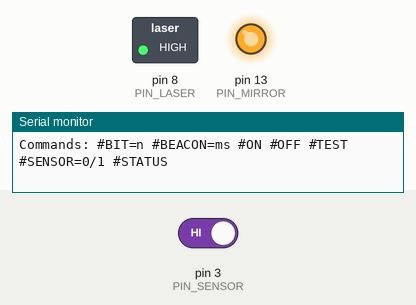
Simulated run of this sketch. Board: Arduino Uno, built with avr-gcc and run on an emulated ATmega328P. Parts: switched loads named in the sketch (green lamp = pin HIGH), output pins drawn as LEDs (lit = HIGH), the last lines printed to the serial monitor. The test bench sets the inputs (shaded band); at power-on: pin 3 (PIN_SENSOR) HIGH.

Above: at 1.4 s.
1.5 s: pin 3 (PIN_SENSOR) driven LOW
At 6.3 s:
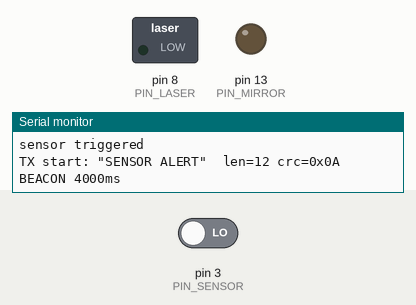
Timing chart, 0 to 10.5 s (numbered marks = the images above; inputs shaded):
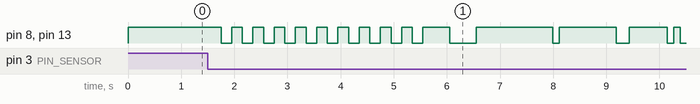

The sketch:

LaserLink_TX_Uno.ino
```cpp
/*
  LaserLink - Uno transmitter
  IoT-Based Product Design, AIDC. Phase-0 prototype.

  Flashes text messages through a KY-008 laser module. The receiver is a
  camera running LaserLink_Receiver (the web app's Receive page), so the bit
  rate is deliberately slow: a phone camera only samples about 30 times a
  second.

  Wiring
    Laser S      -> D8          (middle pin of the KY-008 stays unconnected)
    Laser -      -> GND rail
    MH slot D0   -> D3          (A0 unconnected)
    MH VCC/GND   -> 5V / GND rails
    NodeMCU D5   -> D10         (NodeMCU talks to us; shared ground required)
    Do NOT wire D11 to the NodeMCU and do NOT feed it 5 V - it is a 3.3 V part.

  Serial: 9600 baud, line ending "Newline".
    #BIT=n      set bit time, 50..300 ms          (default 120)
    #BEACON=ms  aim-the-camera blink, 0..15000 ms (default 4000)
    #ON         laser on, idle state
    #OFF        laser off
    #TEST       send "HELLO IOT"
    #SENSOR=1   enable the slot sensor alert      (#SENSOR=0 disables)
    #STATUS     print current settings
    anything else: sent over the laser, up to 60 characters

  Light protocol - must match lib/protocol.ts in the web app.
    idle            laser ON
    byte            start bit OFF, 8 data bits LSB first (ON = 1), stop bit ON
    frame           0xFF 0x7E LEN payload CRC8(LEN+payload), poly 0x07 init 0
    before a frame  ON 500 ms, OFF 500 ms, ON max(1000 ms, 12 bit times)

  SAFETY: Class 3R laser. Beam at table height, onto white paper only.
  Never at eyes, mirrors, screens or metal. Use #OFF when idle.
*/

#include <SoftwareSerial.h>

// ---------------------------------------------------------------- pins
const uint8_t PIN_LASER  = 8;
const uint8_t PIN_SENSOR = 3;
const uint8_t PIN_MIRROR = LED_BUILTIN;   // on-board LED copies the beam
const uint8_t PIN_NODE_RX = 10;           // from NodeMCU D5
const uint8_t PIN_NODE_TX = 11;           // NOT CONNECTED - 5 V would damage the NodeMCU

// ------------------------------------------------------------ protocol
const uint8_t  SOF0 = 0xFF;
const uint8_t  SOF1 = 0x7E;
const uint8_t  MAX_PAYLOAD = 60;
const uint16_t PREAMBLE_ON_MS  = 500;
const uint16_t PREAMBLE_OFF_MS = 500;

/*
  Beacon: a slow, obvious blink sent before the preamble of every message.

  It gives whoever is holding the phone a few seconds to aim at the spot, and
  it is what makes the receiver's automatic dot detection reliable - the
  receiver looks for the part of the picture that is blinking, and nothing
  else in a room blinks at 2.5 Hz. Each blink is far shorter than the
  preamble guard, so the decoder can never mistake it for a frame start.
*/
const uint16_t BEACON_BLINK_MS = 200;
const uint16_t MAX_BEACON_MS   = 15000;

// ------------------------------------------------------------- sensor
// CHANGE THIS LINE if the alert fires when you REMOVE the card instead of
// when you insert it: swap LOW for HIGH.
const uint8_t SENSOR_ACTIVE_STATE = LOW;

const unsigned long SENSOR_COOLDOWN_MS = 15000UL;
const unsigned long SENSOR_DEBOUNCE_MS = 40UL;

// --------------------------------------------------------------- state
SoftwareSerial nodeSerial(PIN_NODE_RX, PIN_NODE_TX);

uint16_t bitMs = 120;
uint16_t beaconMs = 4000;
bool laserIdleOn = true;
bool sensorEnabled = true;

uint8_t  sensorStable = HIGH;
uint8_t  sensorLastRead = HIGH;
unsigned long sensorChangedAt = 0;
unsigned long sensorLastFire = 0;

String usbLine;
String nodeLine;

// ------------------------------------------------------------- helpers
void laserWrite(bool on) {
  digitalWrite(PIN_LASER, on ? HIGH : LOW);
  digitalWrite(PIN_MIRROR, on ? HIGH : LOW);
}

// Hold a light level for ms milliseconds. millis() based rather than
// delay() so that a SoftwareSerial byte arriving mid-frame cannot stretch
// the bit: the loop simply catches up.
void hold(bool level, unsigned long ms) {
  laserWrite(level);
  unsigned long start = millis();
  while (millis() - start < ms) {
    // nothing - SoftwareSerial keeps buffering in the background
  }
}

uint8_t crc8(const uint8_t *data, uint8_t len) {
  uint8_t crc = 0;
  for (uint8_t i = 0; i < len; i++) {
    crc ^= data[i];
    for (uint8_t b = 0; b < 8; b++) {
      crc = (crc & 0x80) ? (uint8_t)((crc << 1) ^ 0x07) : (uint8_t)(crc << 1);
    }
  }
  return crc;
}

unsigned long guardMs() {
  unsigned long twelve = 12UL * bitMs;
  return twelve > 1000UL ? twelve : 1000UL;
}

void sendByte(uint8_t b) {
  hold(false, bitMs);                       // start bit
  for (uint8_t i = 0; i < 8; i++) {         // 8 data bits, LSB first
    hold((b >> i) & 0x01, bitMs);
  }
  hold(true, bitMs);                        // stop bit
}

void sendMessage(const String &textIn) {
  String text = textIn;
  if (text.length() > MAX_PAYLOAD) text = text.substring(0, MAX_PAYLOAD);
  uint8_t len = (uint8_t)text.length();
  if (len == 0) return;

  uint8_t body[MAX_PAYLOAD + 1];
  body[0] = len;
  for (uint8_t i = 0; i < len; i++) {
    char c = text.charAt(i);
    body[i + 1] = (c >= 32 && c <= 126) ? (uint8_t)c : (uint8_t)'?';
  }
  uint8_t crc = crc8(body, len + 1);

  Serial.print(F("TX start: \""));
  Serial.print(text);
  Serial.print(F("\"  len="));
  Serial.print(len);
  Serial.print(F(" crc=0x"));
  if (crc < 16) Serial.print('0');
  Serial.println(crc, HEX);

  // beacon: aim-the-camera time, and the receiver's acquisition signal
  uint16_t cycles = beaconMs / (2 * BEACON_BLINK_MS);
  if (cycles > 0) {
    Serial.print(F("BEACON "));
    Serial.print((unsigned long)cycles * 2 * BEACON_BLINK_MS);
    Serial.println(F("ms"));
    for (uint16_t i = 0; i < cycles; i++) {
      hold(true,  BEACON_BLINK_MS);
      hold(false, BEACON_BLINK_MS);
    }
  }

  // preamble
  hold(true,  PREAMBLE_ON_MS);
  hold(false, PREAMBLE_OFF_MS);
  hold(true,  guardMs());

  sendByte(SOF0);
  sendByte(SOF1);
  for (uint8_t i = 0; i <= len; i++) sendByte(body[i]);   // LEN + payload
  sendByte(crc);

  // Hold the idle level for a few bit times before honouring #OFF. Without
  // this the beam goes dark the instant the last stop bit ends, and the
  // receiver samples that stop bit against an already dark line. Matches the
  // trailing segment in frameToSegments() in lib/protocol.ts.
  hold(true, (unsigned long)bitMs * 4);

  laserWrite(laserIdleOn);
  Serial.println(F("TX done"));
}

void printStatus() {
  Serial.print(F("STATUS bit="));
  Serial.print(bitMs);
  Serial.print(F("ms beacon="));
  Serial.print(beaconMs);
  Serial.print(F("ms laser="));
  Serial.print(laserIdleOn ? F("ON") : F("OFF"));
  Serial.print(F(" sensor="));
  Serial.print(sensorEnabled ? F("on") : F("off"));
  Serial.print(F(" guard="));
  Serial.print(guardMs());
  Serial.println(F("ms"));
}

// Returns true if the line was a command.
bool handleCommand(const String &line) {
  if (!line.startsWith("#")) return false;

  if (line.startsWith("#BIT=")) {
    long v = line.substring(5).toInt();
    if (v >= 50 && v <= 300) {
      bitMs = (uint16_t)v;
      Serial.print(F("OK bit="));
      Serial.println(bitMs);
    } else {
      Serial.println(F("ERR bit time must be 50..300"));
    }
  } else if (line.startsWith("#BEACON=")) {
    long v = line.substring(8).toInt();
    if (v >= 0 && v <= MAX_BEACON_MS) {
      beaconMs = (uint16_t)v;
      Serial.print(F("OK beacon="));
      Serial.println(beaconMs);
    } else {
      Serial.println(F("ERR beacon must be 0..15000 ms"));
    }
  } else if (line == "#ON") {
    laserIdleOn = true;
    laserWrite(true);
    Serial.println(F("OK laser on"));
  } else if (line == "#OFF") {
    laserIdleOn = false;
    laserWrite(false);
    Serial.println(F("OK laser off"));
  } else if (line == "#TEST") {
    sendMessage("HELLO IOT");
  } else if (line.startsWith("#SENSOR=")) {
    sensorEnabled = line.substring(8).toInt() != 0;
    Serial.print(F("OK sensor "));
    Serial.println(sensorEnabled ? F("enabled") : F("disabled"));
  } else if (line == "#STATUS") {
    printStatus();
  } else {
    Serial.print(F("ERR unknown command "));
    Serial.println(line);
  }
  return true;
}

void handleLine(String line) {
  line.trim();
  if (line.length() == 0) return;
  if (handleCommand(line)) return;
  sendMessage(line);
}

void pollSensor() {
  if (!sensorEnabled) return;
  uint8_t raw = digitalRead(PIN_SENSOR);
  if (raw != sensorLastRead) {
    sensorLastRead = raw;
    sensorChangedAt = millis();
    return;
  }
  if (raw == sensorStable) return;
  if (millis() - sensorChangedAt < SENSOR_DEBOUNCE_MS) return;

  sensorStable = raw;
  if (sensorStable != SENSOR_ACTIVE_STATE) return;

  unsigned long now = millis();
  if (sensorLastFire != 0 && now - sensorLastFire < SENSOR_COOLDOWN_MS) {
    Serial.println(F("sensor triggered, still in cooldown"));
    return;
  }
  sensorLastFire = now;
  Serial.println(F("sensor triggered"));
  sendMessage("SENSOR ALERT");
}

void pumpSerial(Stream &s, String &buf, const char *tag) {
  while (s.available()) {
    char c = (char)s.read();
    if (c == '\n' || c == '\r') {
      if (buf.length() > 0) {
        Serial.print(F("<- "));
        Serial.print(tag);
        Serial.print(F(": "));
        Serial.println(buf);
        String line = buf;
        buf = "";
        handleLine(line);
      }
    } else if (buf.length() < 80) {
      buf += c;
    }
  }
}

// ---------------------------------------------------------------- setup
void setup() {
  pinMode(PIN_LASER, OUTPUT);
  pinMode(PIN_MIRROR, OUTPUT);
  pinMode(PIN_SENSOR, INPUT_PULLUP);

  Serial.begin(9600);
  nodeSerial.begin(9600);

  usbLine.reserve(96);
  nodeLine.reserve(96);

  sensorLastRead = digitalRead(PIN_SENSOR);
  sensorStable = sensorLastRead;

  laserWrite(true);
  delay(200);
  Serial.println(F("LaserLink TX ready"));
  printStatus();
  Serial.println(F("Commands: #BIT=n #BEACON=ms #ON #OFF #TEST #SENSOR=0/1 #STATUS"));
}

void loop() {
  pumpSerial(Serial, usbLine, "usb");
  pumpSerial(nodeSerial, nodeLine, "node");
  pollSensor();
}
```

Measured:
- after the input at 1.5 s, pin 8 (PIN_LASER), pin 13 (PIN_MIRROR): HIGH → LOW after 0.25 s, → HIGH 0.20 s later, → LOW 0.20 s later, → HIGH 0.20 s later, … (29 changes in this stretch)
